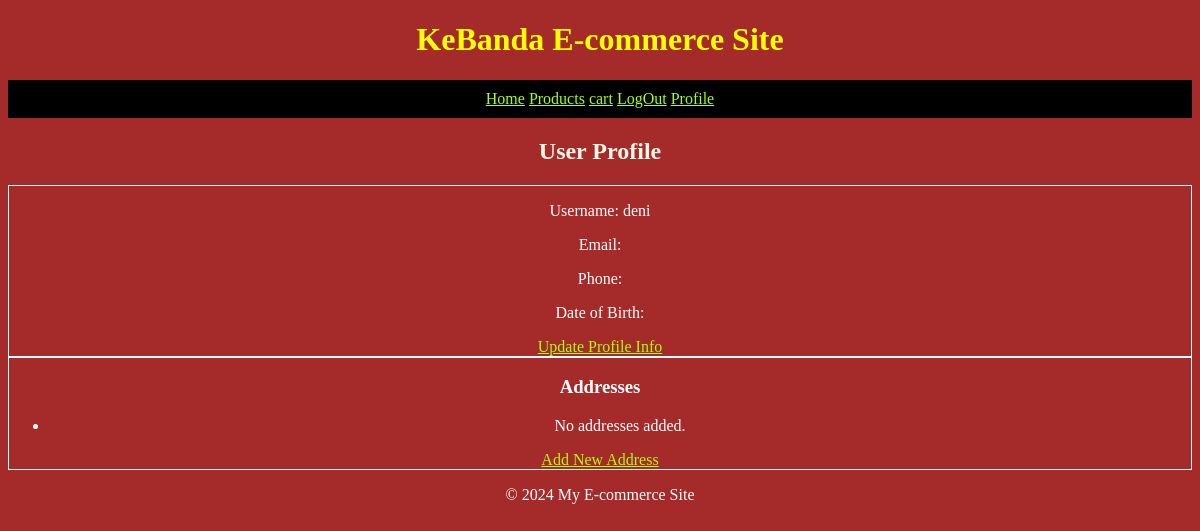
Before: /users/profile/ (signed in) with the older database file.
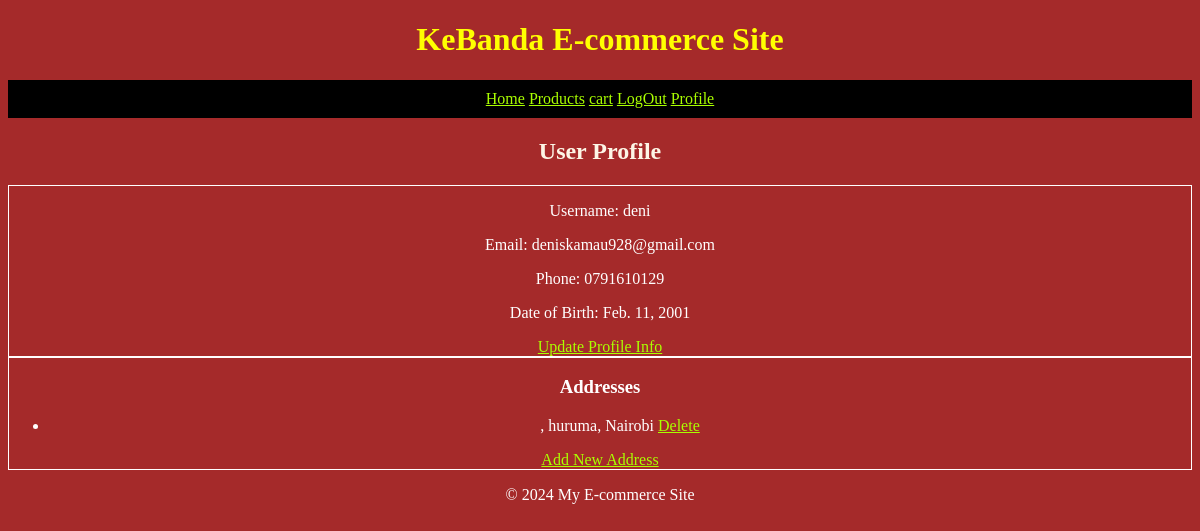
After: the same page with the newer database file.
### users/models.py (models this page shows, shortened)
class Profile(models.Model):
    user = models.OneToOneField(User, on_delete=models.CASCADE)
    phone = models.CharField(max_length=15)
    date_of_birth = models.DateField(null=True, blank=True)
    @property
    def email(self):
        return self.user.email

class Address(models.Model):
    user = models.ForeignKey(User, on_delete=models.CASCADE, related_name='addresses')
    street = models.CharField(max_length=255)
    county = models.CharField(max_length=100)
    town = models.CharField(max_length=100)
    is_default = models.BooleanField(default=False)

### users/views.py (the view)
# urls.py: path('profile/', views.profile_view, name='profile'),
@login_required
def profile_view(request):
    addresses = Address.objects.filter(user=request.user)
    context = {
        'profile':Profile,
        'addresses': addresses,
    }
    return render(request, 'users/profile.html', context)

### users/templates/users/profile.html
{% extends "base.html" %}
{% block content %}
<h2>User Profile</h2>
<div>
    <p>Username: {{ user.username }}</p>
    <p>Email: {{ user.profile.email }}</p>
    <p>Phone: {{ user.profile.phone }}</p>
    <p>Date of Birth: {{ user.profile.date_of_birth }}</p>
    <a href="{% url 'update_profile' %}">Update Profile Info</a>
</div>
<div>
    <h3>Addresses</h3>
    <ul>
        {% for address in addresses %}
            <li>{{ address.address_line }}, {{ address.town }}, {{ address.county }}
                <a href="{% url 'delete_address' address.id %}">Delete</a>
            </li>
        {% empty %}
            <li>No addresses added.</li>
        {% endfor %}
    </ul>
    <a href="{% url 'add_address' %}">Add New Address</a>
</div>
{% endblock %}

Changed rows visible on the page:
added Address: town "huruma", county "Nairobi"
Other visible differences:
{{ user.profile.email }}: (not shown) → "deniskamau928@gmail.com"
{{ user.profile.phone }}: (not shown) → "0791610129"
{{ user.profile.date_of_birth }}: (not shown) → "Feb. 11, 2001"
text no longer shown: "No addresses added."
